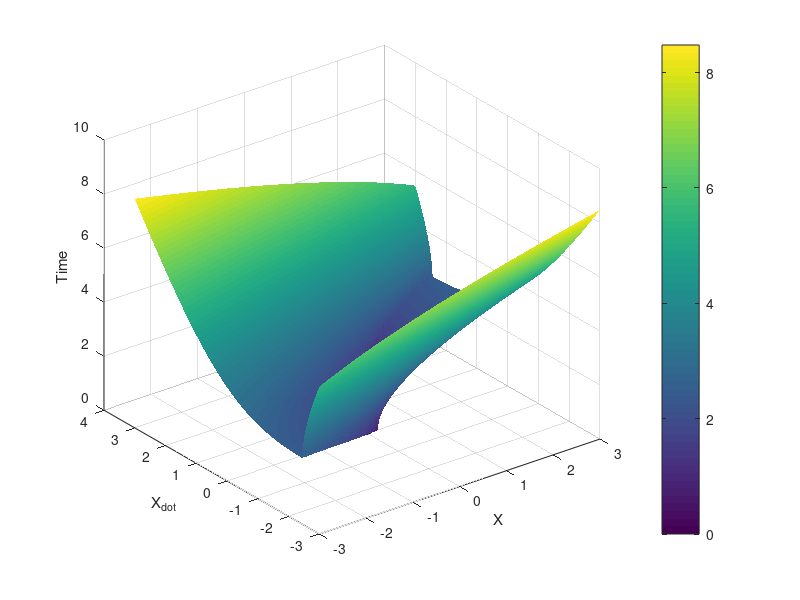
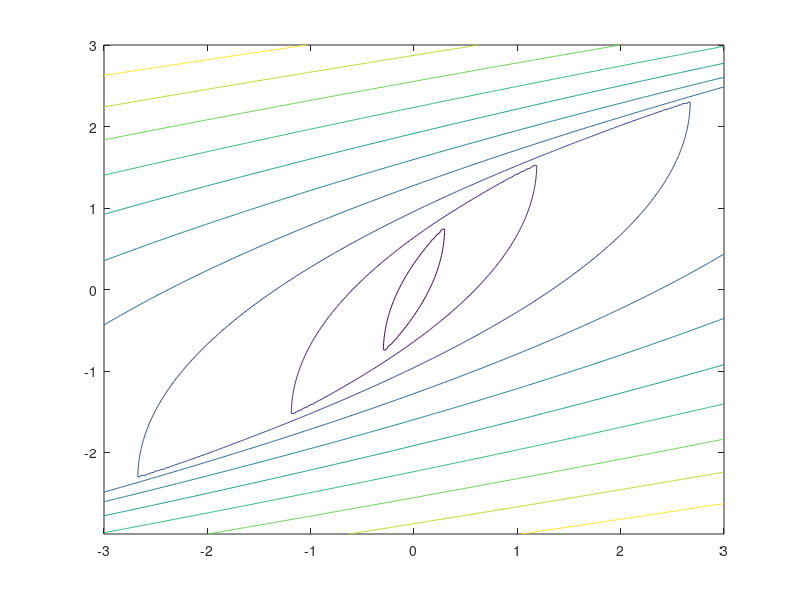

Write the MATLAB code that produced these figures, in order.
function UnitSphere
    a_max=1;
    plot();
    
    % returns the minimum time between 2 points ([x1,y1] and [x2,y2]) in the state space
    % returns -1 if the solution does not exist
    function T = cal_min_time(x1, v1, x2, v2)
        dp_acc = 0.5*(v1+v2)*abs(v2-v1)/a_max;
        sigma = sign(x2 - x1 - dp_acc);
        a2 = -sigma*a_max;
        a1 = -a2;
        a = a1;
        b = 2*v1;
        c = (v2^2-v1^2)/(2*a2) - (x2-x1);
        q = -0.5*(b + sign(b)*(b^2-4*a*c)^0.5);
        ta1_a = q/a; ta1_b = c/q;
        if(ta1_a > 0);
            ta1 = ta1_a;
        elseif (ta1_b > 0)
            ta1 = ta1_b;
        elseif (ta1_a==0 || ta1_b==0)
            T=0;
            return;
        else 
            T=-1;
            return;
        end
        T = (v2-v1)/a2 + 2*ta1;
        if T<0
            disp('stuff');
        end
    end

    function plot()
        x1=0;
        v1=0;
        if(v1==0)
            v1=1e-10;
        end
        x = x1-3.0:0.02:x1+3.0;
        y = v1-3.0:0.02:v1+3.0;
        [X, Y] = meshgrid(x, y);
        Z = arrayfun(@cal_min_time, repmat(x1,size(X)), repmat(v1,size(Y)), X, Y);
        h = surf(X,Y,Z);
        set(h, 'edgecolor','none')
        colorbar;
        [Xc,Yc,Zc] = cylinder;
        hold on;
        surf(0.05*Xc+x1,0.05*Yc+v1,1*abs(Zc));
        hold off;
        xlabel('X');
        ylabel('X_d_o_t');
        zlabel('Time');
        figure;
        contour(X,Y,Z);        
    end
end
